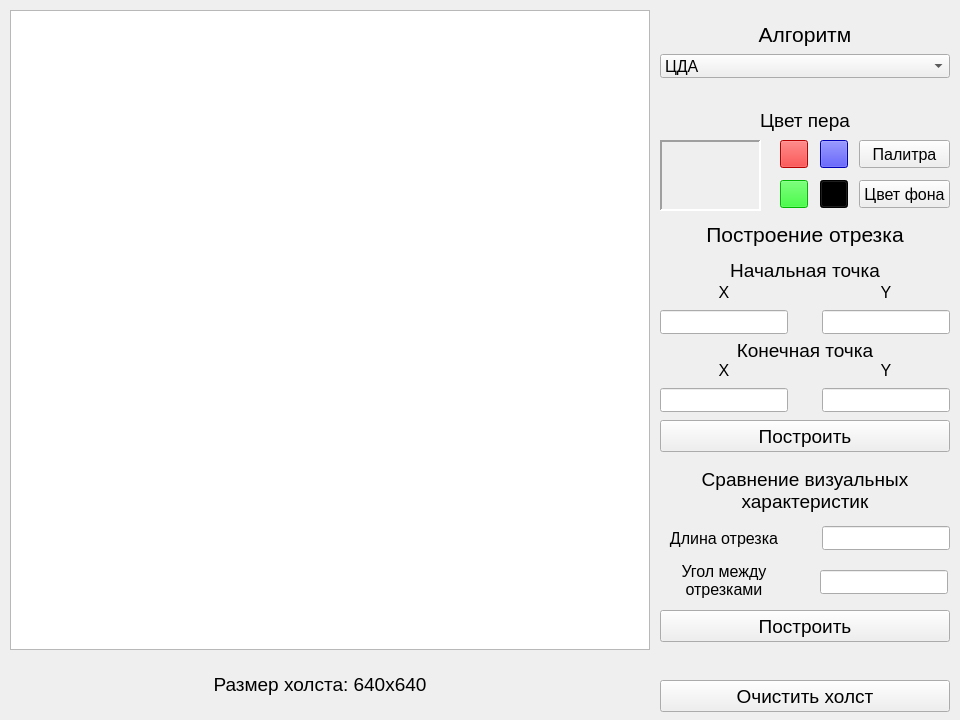
<?xml version="1.0" encoding="UTF-8"?>
<ui version="4.0">
 <class>MainWindow</class>
 <widget class="QMainWindow" name="MainWindow">
  <property name="geometry">
   <rect>
    <x>0</x>
    <y>0</y>
    <width>960</width>
    <height>720</height>
   </rect>
  </property>
  <property name="windowTitle">
   <string>MainWindow</string>
  </property>
  <widget class="QWidget" name="centralWidget">
   <widget class="QLabel" name="label">
    <property name="geometry">
     <rect>
      <x>192</x>
      <y>672</y>
      <width>256</width>
      <height>24</height>
     </rect>
    </property>
    <property name="font">
     <font>
      <pointsize>14</pointsize>
     </font>
    </property>
    <property name="text">
     <string>Размер холста: 640x640</string>
    </property>
    <property name="alignment">
     <set>Qt::AlignCenter</set>
    </property>
   </widget>
   <widget class="QPushButton" name="clearButton">
    <property name="geometry">
     <rect>
      <x>660</x>
      <y>680</y>
      <width>290</width>
      <height>32</height>
     </rect>
    </property>
    <property name="font">
     <font>
      <pointsize>14</pointsize>
     </font>
    </property>
    <property name="text">
     <string>Очистить холст</string>
    </property>
   </widget>
   <widget class="QGraphicsView" name="gView">
    <property name="geometry">
     <rect>
      <x>10</x>
      <y>10</y>
      <width>640</width>
      <height>640</height>
     </rect>
    </property>
    <property name="verticalScrollBarPolicy">
     <enum>Qt::ScrollBarAlwaysOff</enum>
    </property>
    <property name="horizontalScrollBarPolicy">
     <enum>Qt::ScrollBarAlwaysOff</enum>
    </property>
    <property name="transformationAnchor">
     <enum>QGraphicsView::NoAnchor</enum>
    </property>
   </widget>
   <widget class="QLabel" name="label_2">
    <property name="geometry">
     <rect>
      <x>660</x>
      <y>22</y>
      <width>290</width>
      <height>24</height>
     </rect>
    </property>
    <property name="font">
     <font>
      <pointsize>16</pointsize>
     </font>
    </property>
    <property name="text">
     <string>Алгоритм</string>
    </property>
    <property name="alignment">
     <set>Qt::AlignCenter</set>
    </property>
   </widget>
   <widget class="QComboBox" name="algBox">
    <property name="geometry">
     <rect>
      <x>660</x>
      <y>54</y>
      <width>290</width>
      <height>24</height>
     </rect>
    </property>
    <property name="font">
     <font>
      <pointsize>12</pointsize>
     </font>
    </property>
    <property name="currentIndex">
     <number>0</number>
    </property>
    <item>
     <property name="text">
      <string>ЦДА</string>
     </property>
    </item>
    <item>
     <property name="text">
      <string>Брезенхем с действительными числами</string>
     </property>
    </item>
    <item>
     <property name="text">
      <string>Брезенхем с целыми числами</string>
     </property>
    </item>
    <item>
     <property name="text">
      <string>Брезенхем с устранением ступенчатости</string>
     </property>
    </item>
    <item>
     <property name="text">
      <string>Библиотечный</string>
     </property>
    </item>
   </widget>
   <widget class="QLabel" name="colLabel">
    <property name="geometry">
     <rect>
      <x>660</x>
      <y>108</y>
      <width>290</width>
      <height>24</height>
     </rect>
    </property>
    <property name="font">
     <font>
      <pointsize>14</pointsize>
     </font>
    </property>
    <property name="text">
     <string>Цвет пера</string>
    </property>
    <property name="alignment">
     <set>Qt::AlignCenter</set>
    </property>
   </widget>
   <widget class="QLabel" name="colorFrame">
    <property name="geometry">
     <rect>
      <x>660</x>
      <y>140</y>
      <width>101</width>
      <height>71</height>
     </rect>
    </property>
    <property name="frameShape">
     <enum>QFrame::Panel</enum>
    </property>
    <property name="frameShadow">
     <enum>QFrame::Sunken</enum>
    </property>
    <property name="lineWidth">
     <number>2</number>
    </property>
    <property name="text">
     <string/>
    </property>
    <property name="alignment">
     <set>Qt::AlignCenter</set>
    </property>
   </widget>
   <widget class="QPushButton" name="palletteBtn">
    <property name="geometry">
     <rect>
      <x>859</x>
      <y>140</y>
      <width>91</width>
      <height>28</height>
     </rect>
    </property>
    <property name="font">
     <font>
      <pointsize>12</pointsize>
     </font>
    </property>
    <property name="text">
     <string>Палитра</string>
    </property>
   </widget>
   <widget class="QPushButton" name="bgcolBtn">
    <property name="geometry">
     <rect>
      <x>859</x>
      <y>180</y>
      <width>91</width>
      <height>28</height>
     </rect>
    </property>
    <property name="font">
     <font>
      <pointsize>12</pointsize>
     </font>
    </property>
    <property name="text">
     <string>Цвет фона</string>
    </property>
   </widget>
   <widget class="QLabel" name="lineHeader">
    <property name="geometry">
     <rect>
      <x>660</x>
      <y>222</y>
      <width>290</width>
      <height>24</height>
     </rect>
    </property>
    <property name="font">
     <font>
      <pointsize>16</pointsize>
     </font>
    </property>
    <property name="text">
     <string>Построение отрезка</string>
    </property>
    <property name="alignment">
     <set>Qt::AlignCenter</set>
    </property>
   </widget>
   <widget class="QLabel" name="p1Label">
    <property name="geometry">
     <rect>
      <x>660</x>
      <y>258</y>
      <width>290</width>
      <height>24</height>
     </rect>
    </property>
    <property name="sizePolicy">
     <sizepolicy hsizetype="Preferred" vsizetype="Fixed">
      <horstretch>0</horstretch>
      <verstretch>0</verstretch>
     </sizepolicy>
    </property>
    <property name="font">
     <font>
      <pointsize>14</pointsize>
     </font>
    </property>
    <property name="text">
     <string>Начальная точка</string>
    </property>
    <property name="alignment">
     <set>Qt::AlignCenter</set>
    </property>
   </widget>
   <widget class="QLabel" name="x1Label">
    <property name="geometry">
     <rect>
      <x>660</x>
      <y>280</y>
      <width>128</width>
      <height>24</height>
     </rect>
    </property>
    <property name="font">
     <font>
      <pointsize>12</pointsize>
     </font>
    </property>
    <property name="text">
     <string>X</string>
    </property>
    <property name="alignment">
     <set>Qt::AlignCenter</set>
    </property>
   </widget>
   <widget class="QLabel" name="y1Label">
    <property name="geometry">
     <rect>
      <x>822</x>
      <y>280</y>
      <width>128</width>
      <height>24</height>
     </rect>
    </property>
    <property name="font">
     <font>
      <pointsize>12</pointsize>
     </font>
    </property>
    <property name="text">
     <string>Y</string>
    </property>
    <property name="alignment">
     <set>Qt::AlignCenter</set>
    </property>
   </widget>
   <widget class="QLineEdit" name="x1Edit">
    <property name="geometry">
     <rect>
      <x>660</x>
      <y>310</y>
      <width>128</width>
      <height>24</height>
     </rect>
    </property>
    <property name="font">
     <font>
      <pointsize>12</pointsize>
     </font>
    </property>
   </widget>
   <widget class="QLineEdit" name="y1Edit">
    <property name="geometry">
     <rect>
      <x>822</x>
      <y>310</y>
      <width>128</width>
      <height>24</height>
     </rect>
    </property>
    <property name="font">
     <font>
      <pointsize>12</pointsize>
     </font>
    </property>
   </widget>
   <widget class="QLabel" name="p2Label">
    <property name="geometry">
     <rect>
      <x>660</x>
      <y>338</y>
      <width>290</width>
      <height>24</height>
     </rect>
    </property>
    <property name="font">
     <font>
      <pointsize>14</pointsize>
     </font>
    </property>
    <property name="text">
     <string>Конечная точка</string>
    </property>
    <property name="alignment">
     <set>Qt::AlignCenter</set>
    </property>
   </widget>
   <widget class="QLabel" name="x2Label">
    <property name="geometry">
     <rect>
      <x>660</x>
      <y>358</y>
      <width>128</width>
      <height>24</height>
     </rect>
    </property>
    <property name="font">
     <font>
      <pointsize>12</pointsize>
     </font>
    </property>
    <property name="text">
     <string>X</string>
    </property>
    <property name="alignment">
     <set>Qt::AlignCenter</set>
    </property>
   </widget>
   <widget class="QLabel" name="y2Label">
    <property name="geometry">
     <rect>
      <x>822</x>
      <y>358</y>
      <width>128</width>
      <height>24</height>
     </rect>
    </property>
    <property name="font">
     <font>
      <pointsize>12</pointsize>
     </font>
    </property>
    <property name="text">
     <string>Y</string>
    </property>
    <property name="alignment">
     <set>Qt::AlignCenter</set>
    </property>
   </widget>
   <widget class="QLineEdit" name="x2Edit">
    <property name="geometry">
     <rect>
      <x>660</x>
      <y>388</y>
      <width>128</width>
      <height>24</height>
     </rect>
    </property>
    <property name="font">
     <font>
      <pointsize>12</pointsize>
     </font>
    </property>
   </widget>
   <widget class="QLineEdit" name="y2Edit">
    <property name="geometry">
     <rect>
      <x>822</x>
      <y>388</y>
      <width>128</width>
      <height>24</height>
     </rect>
    </property>
    <property name="font">
     <font>
      <pointsize>12</pointsize>
     </font>
    </property>
   </widget>
   <widget class="QPushButton" name="drawLineBtn">
    <property name="geometry">
     <rect>
      <x>660</x>
      <y>420</y>
      <width>290</width>
      <height>32</height>
     </rect>
    </property>
    <property name="font">
     <font>
      <pointsize>14</pointsize>
     </font>
    </property>
    <property name="text">
     <string>Построить</string>
    </property>
   </widget>
   <widget class="QLabel" name="label_3">
    <property name="geometry">
     <rect>
      <x>660</x>
      <y>466</y>
      <width>290</width>
      <height>48</height>
     </rect>
    </property>
    <property name="font">
     <font>
      <pointsize>14</pointsize>
     </font>
    </property>
    <property name="text">
     <string>Сравнение визуальных
характеристик</string>
    </property>
    <property name="alignment">
     <set>Qt::AlignCenter</set>
    </property>
   </widget>
   <widget class="QLabel" name="label_4">
    <property name="geometry">
     <rect>
      <x>660</x>
      <y>526</y>
      <width>128</width>
      <height>24</height>
     </rect>
    </property>
    <property name="font">
     <font>
      <pointsize>12</pointsize>
     </font>
    </property>
    <property name="text">
     <string>Длина отрезка</string>
    </property>
    <property name="alignment">
     <set>Qt::AlignCenter</set>
    </property>
   </widget>
   <widget class="QLineEdit" name="lenEdit">
    <property name="geometry">
     <rect>
      <x>822</x>
      <y>526</y>
      <width>128</width>
      <height>24</height>
     </rect>
    </property>
    <property name="font">
     <font>
      <pointsize>12</pointsize>
     </font>
    </property>
   </widget>
   <widget class="QLabel" name="label_5">
    <property name="geometry">
     <rect>
      <x>660</x>
      <y>556</y>
      <width>128</width>
      <height>48</height>
     </rect>
    </property>
    <property name="font">
     <font>
      <pointsize>12</pointsize>
     </font>
    </property>
    <property name="text">
     <string>Угол между
отрезками</string>
    </property>
    <property name="alignment">
     <set>Qt::AlignCenter</set>
    </property>
   </widget>
   <widget class="QLineEdit" name="angleEdit">
    <property name="geometry">
     <rect>
      <x>820</x>
      <y>570</y>
      <width>128</width>
      <height>24</height>
     </rect>
    </property>
    <property name="font">
     <font>
      <pointsize>12</pointsize>
     </font>
    </property>
   </widget>
   <widget class="QPushButton" name="drawSunBtn">
    <property name="geometry">
     <rect>
      <x>660</x>
      <y>610</y>
      <width>290</width>
      <height>32</height>
     </rect>
    </property>
    <property name="font">
     <font>
      <pointsize>14</pointsize>
     </font>
    </property>
    <property name="text">
     <string>Построить</string>
    </property>
   </widget>
   <widget class="QPushButton" name="redBtn">
    <property name="geometry">
     <rect>
      <x>780</x>
      <y>140</y>
      <width>28</width>
      <height>28</height>
     </rect>
    </property>
    <property name="font">
     <font>
      <pointsize>12</pointsize>
     </font>
    </property>
    <property name="styleSheet">
     <string notr="true">background-color: rgb(255, 0, 0);
selection-background-color: rgb(255, 0, 0);</string>
    </property>
    <property name="text">
     <string/>
    </property>
   </widget>
   <widget class="QPushButton" name="blueBtn">
    <property name="geometry">
     <rect>
      <x>820</x>
      <y>140</y>
      <width>28</width>
      <height>28</height>
     </rect>
    </property>
    <property name="font">
     <font>
      <pointsize>12</pointsize>
     </font>
    </property>
    <property name="styleSheet">
     <string notr="true">background-color: rgb(0, 0, 255);
selection-background-color: rgb(0, 0, 255);</string>
    </property>
    <property name="text">
     <string/>
    </property>
   </widget>
   <widget class="QPushButton" name="greenBtn">
    <property name="geometry">
     <rect>
      <x>780</x>
      <y>180</y>
      <width>28</width>
      <height>28</height>
     </rect>
    </property>
    <property name="font">
     <font>
      <pointsize>12</pointsize>
     </font>
    </property>
    <property name="styleSheet">
     <string notr="true">background-color: rgb(0, 255, 0);
selection-background-color: rgb(0, 255, 0);</string>
    </property>
    <property name="text">
     <string/>
    </property>
   </widget>
   <widget class="QPushButton" name="blackBtn">
    <property name="geometry">
     <rect>
      <x>820</x>
      <y>180</y>
      <width>28</width>
      <height>28</height>
     </rect>
    </property>
    <property name="font">
     <font>
      <pointsize>12</pointsize>
     </font>
    </property>
    <property name="styleSheet">
     <string notr="true">background-color: rgb(0, 0, 0);
selection-background-color: rgb(0, 0, 0);</string>
    </property>
    <property name="text">
     <string/>
    </property>
   </widget>
   <zorder>gView</zorder>
   <zorder>label</zorder>
   <zorder>clearButton</zorder>
   <zorder>label_2</zorder>
   <zorder>algBox</zorder>
   <zorder>colLabel</zorder>
   <zorder>colorFrame</zorder>
   <zorder>palletteBtn</zorder>
   <zorder>bgcolBtn</zorder>
   <zorder>lineHeader</zorder>
   <zorder>p1Label</zorder>
   <zorder>x1Label</zorder>
   <zorder>y1Label</zorder>
   <zorder>x1Edit</zorder>
   <zorder>y1Edit</zorder>
   <zorder>p2Label</zorder>
   <zorder>x2Label</zorder>
   <zorder>y2Label</zorder>
   <zorder>x2Edit</zorder>
   <zorder>y2Edit</zorder>
   <zorder>drawLineBtn</zorder>
   <zorder>label_3</zorder>
   <zorder>label_4</zorder>
   <zorder>lenEdit</zorder>
   <zorder>label_5</zorder>
   <zorder>angleEdit</zorder>
   <zorder>drawSunBtn</zorder>
   <zorder>redBtn</zorder>
   <zorder>blueBtn</zorder>
   <zorder>greenBtn</zorder>
   <zorder>blackBtn</zorder>
  </widget>
 </widget>
 <layoutdefault spacing="6" margin="11"/>
 <resources/>
 <connections/>
</ui>
